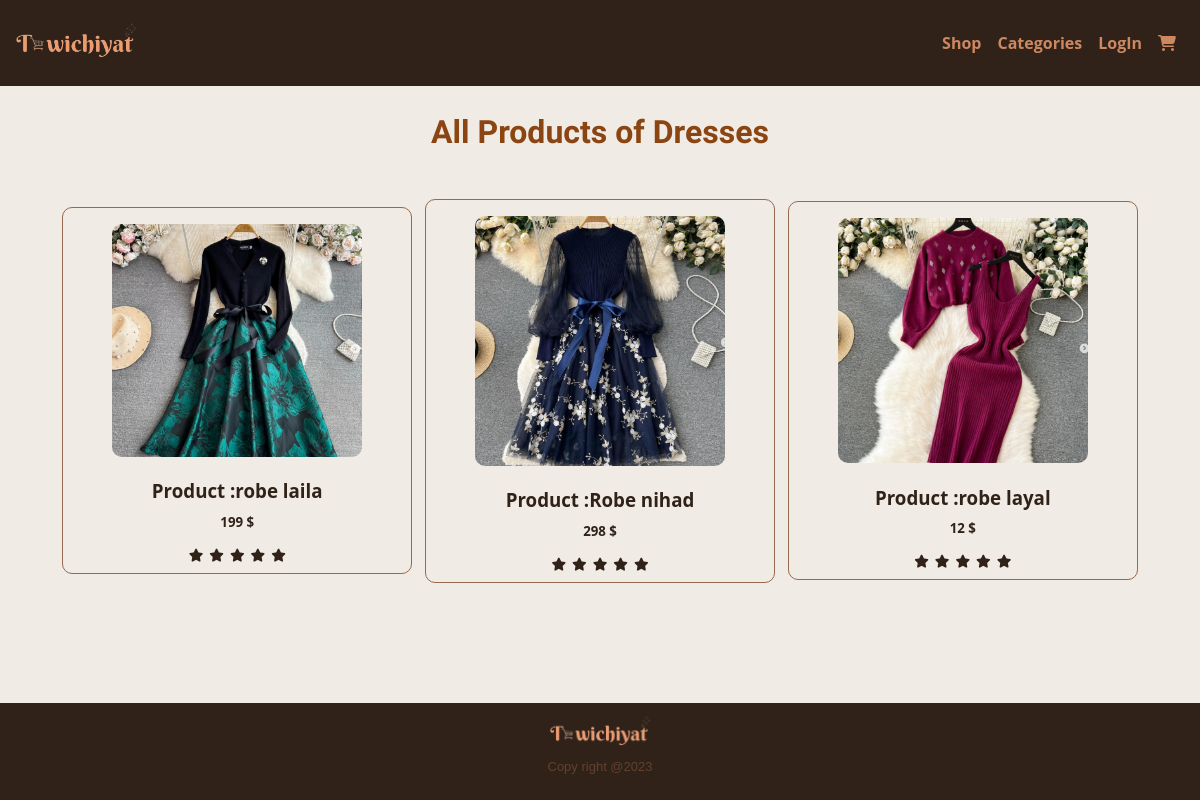
Before: /Store/product_category/1/ with the older database file.
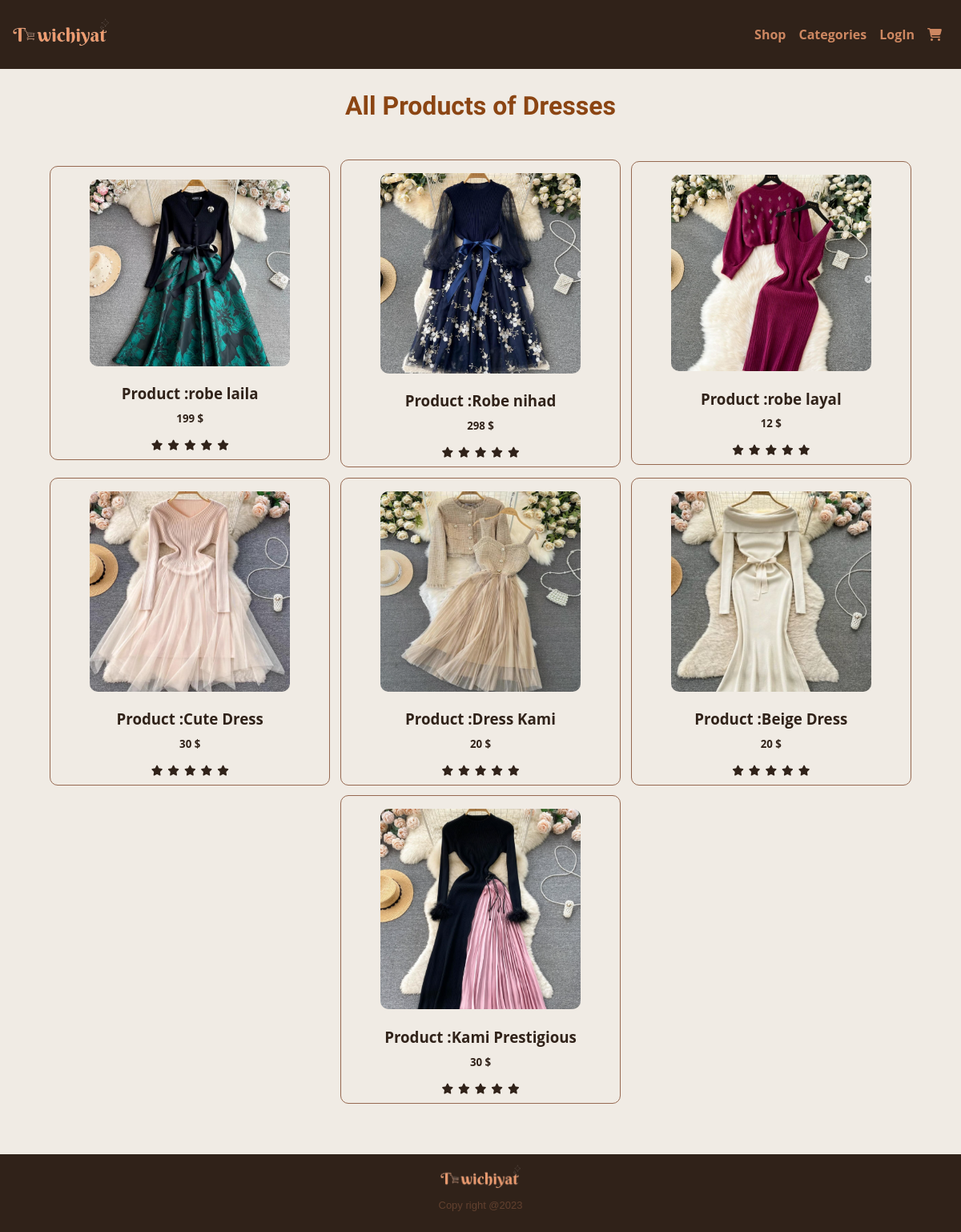
After: the same page with the newer database file.
### vendor_dashboard/models.py (models this page shows, shortened)
class Product(models.Model):
    name = models.CharField(max_length=25,default='Anonymous Product')
    type_p = models.CharField(max_length=25)
    price = models.IntegerField()
    size = models.CharField(max_length=4)
    color = models.CharField(max_length=25)
    description = models.TextField(max_length=400)
    image = models.ImageField(default='default.png', blank=True)
    date = models.DateTimeField(default=datetime.datetime.now, editable=False)
    quantity = models.IntegerField(default=1)
    author = models.ForeignKey(User , null=True, on_delete=models.CASCADE)
    status = models.CharField(max_length=14 , default="Available")

### Store/views.py (the view)
# urls.py: path('product_category/<int:category_id>/',views.product_category,name='product_category'),
def product_category(request, category_id):
    category = get_object_or_404(Collection, id=category_id)
    print(request.user)
    current_user = request.user
    if current_user.is_anonymous :
       products = Product.objects.filter(type_p=category ,quantity__gt=0)
    else  :
       products = Product.objects.filter(type_p=category ,quantity__gt=0).exclude(author=current_user)
    return render(request, 'Store/productByCategory.html', {'products': products, 'category': category})

### Store/context_processors.py (called while the page is built)
def collectionslist(request):
    return {'collectionslist':Collection.objects.filter()}

### Store/models.py (called while the page is built)
    def __str__(self):
        return self.name

### userP/context_processors.py (called while the page is built)
def profiles(request):
    return {'profiles':Profile.objects.all()}

### Store/templates/Store/productByCategory.html (shortened to what this page needs)
{% extends 'base_layout.html' %}
{%load static %}
{% block content %}
		<h2 class="shop-titles">All Products of  {{ category }}</h2>
		<section class="new-products-list margin">
			{% for product in products %}
				<a class="product override"  onclick="showProductModal('{{ product.name }}', '{{ product.price }}', '{{ product.image.url }}','{{ product.quantity }}','{{ product.description }}','{{ product.size }}',{{ product.id }})">
						<img src="{{ product.image.url }}"  alt="product image ">
						<h3>Product :{{ product.name}}</h3>
						<h5>{{ product.price}} $</h5>
						<ul class="list-review">
							<li><i class="fa fa-star checkes"></i></li>
							<li><i class="fa fa-star checkes"></i></li>
							<li><i class="fa fa-star checkes"></i></li>
							<li><i class="fa fa-star "></i></li>
							<li><i class="fa fa-star "></i></li>
						</ul>
                </a>
			{% endfor %}
		</section>
{% endblock  %}

Changed rows visible on the page:
added Product: image (picture), name "Cute Dress", price "30"
added Product: image (picture), name "Dress Kami", price "20"
added Product: image (picture), name "Beige Dress", price "20"
added Product: image (picture), name "Kami Prestigious", price "30"
